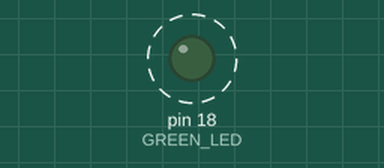
Simulated run of this sketch. Board: Arduino Uno, built with avr-gcc and run on an emulated ATmega328P. On the bench: output pins drawn as LEDs (lit = HIGH). Dashed ring = blinking.

Above: at 0.15 s.
Timing chart, 0 to 3.0 s (numbered marks = the images above):
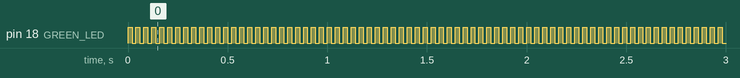

The sketch:

practice_4_speed_test.ino
```cpp
// Chapter 1, Practice 4 - Speed Test
// E1.4 with the delay in one named box, so it is easy to try values.
// Upload, look, then make BLINK_MS smaller and upload again.

const int GREEN_LED = 18;
const int BLINK_MS  = 20;             // try 200, 100, 50, 20, 10, 5 ...

void setup() {
  pinMode(GREEN_LED, OUTPUT);
}

void loop() {
  digitalWrite(GREEN_LED, HIGH);
  delay(BLINK_MS);
  digitalWrite(GREEN_LED, LOW);
  delay(BLINK_MS);
}
```

Measured:
- by itself, pin 18 (GREEN_LED): alternates HIGH for 0.02 s and LOW for 0.02 s
